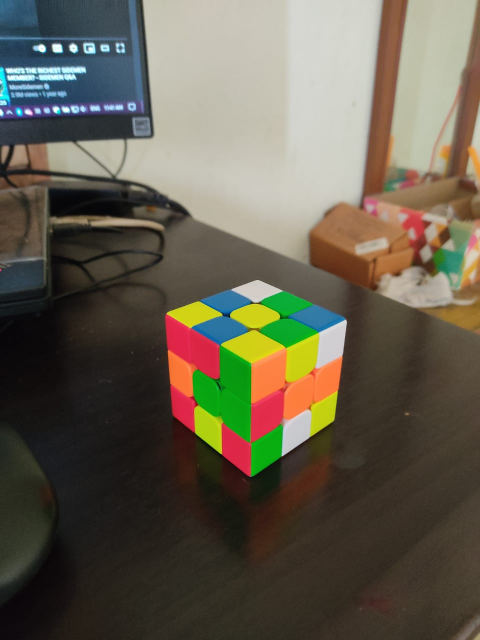
#> input picture Images/Rubiks_1.jpeg, 960 x 1280 px, found by its file name (shown at 1/2 size)
$ python masking.py
#> lines starting #> are read from the running program, lines starting #| are printed output that depends on the picture; after the words box and inside, x2 and y2 are one past the last pixel; in counts of white or black regions, pixels touching at a corner belong together
#> further down, img is the input picture: shape (1280, 960, 3); mean B, G, R 78.6, 93.8, 100.1
### Advance/color_spaces.py
import numpy as np
import cv2 as cv
import matplotlib.pyplot as plt


def rescaleFrame(frame, scale=0.5):
    # Works for images, videos, live videos
#> called with scale = 0.5
    width = int(frame.shape[1] * scale)
#> width = 480
    height = int(frame.shape[0] * scale)
#> height = 640
    dimensions = (width, height)
#> dimensions = (480, 640)
    return cv.resize(frame, dimensions, interpolation=cv.INTER_AREA)
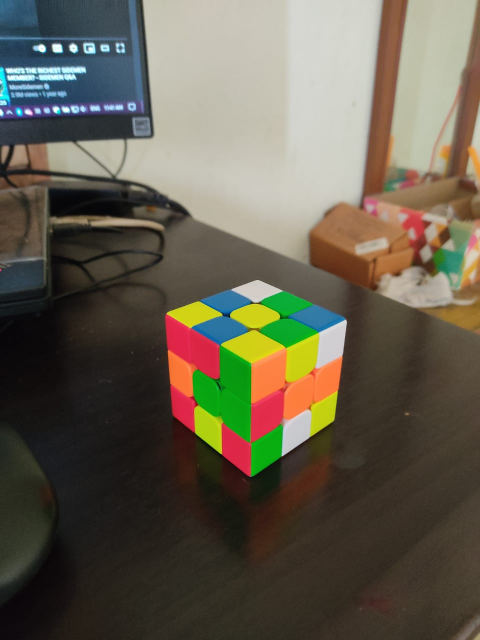
#> returned value: shape (640, 480, 3); mean of channels 0, 1, 2 78.8, 94, 100.2; drawn as B, G, R


# [29 lines of commented-out code are left out]

### Advance/masking.py
import numpy as np
import cv2 as cv
from color_spaces import rescaleFrame

img = cv.imread("Images/Rubiks_1.jpeg")
img = rescaleFrame(img)
blank = np.zeros(img.shape[:2], dtype='uint8')
cv.imshow('Blank Image', blank)
print(img.shape)
#| (640, 480, 3)
mask = cv.circle(
    blank, (img.shape[2]//2 + 250, img.shape[1]//2 + 50), 100, 255, -1)
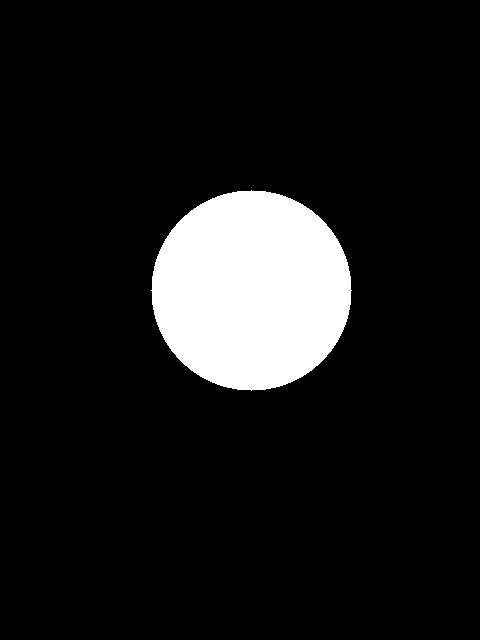
#> blank: shape (640, 480); 10.2% white; 1 white region, box (x1, y1, x2, y2) and area: (151, 190, 352, 391) 31417
cv.imshow("Mask", mask)
masked = cv.bitwise_and(img, img, mask=mask)
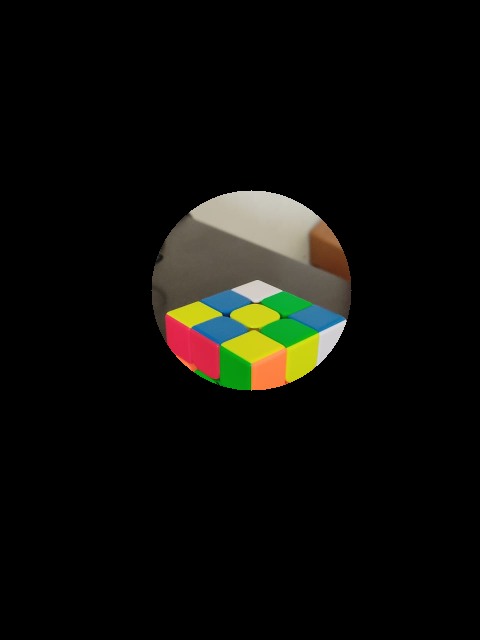
#> masked: shape (640, 480, 3); mean B, G, R 9.2, 13.3, 13.5
cv.imshow("og", masked)
cv.waitKey(0)
